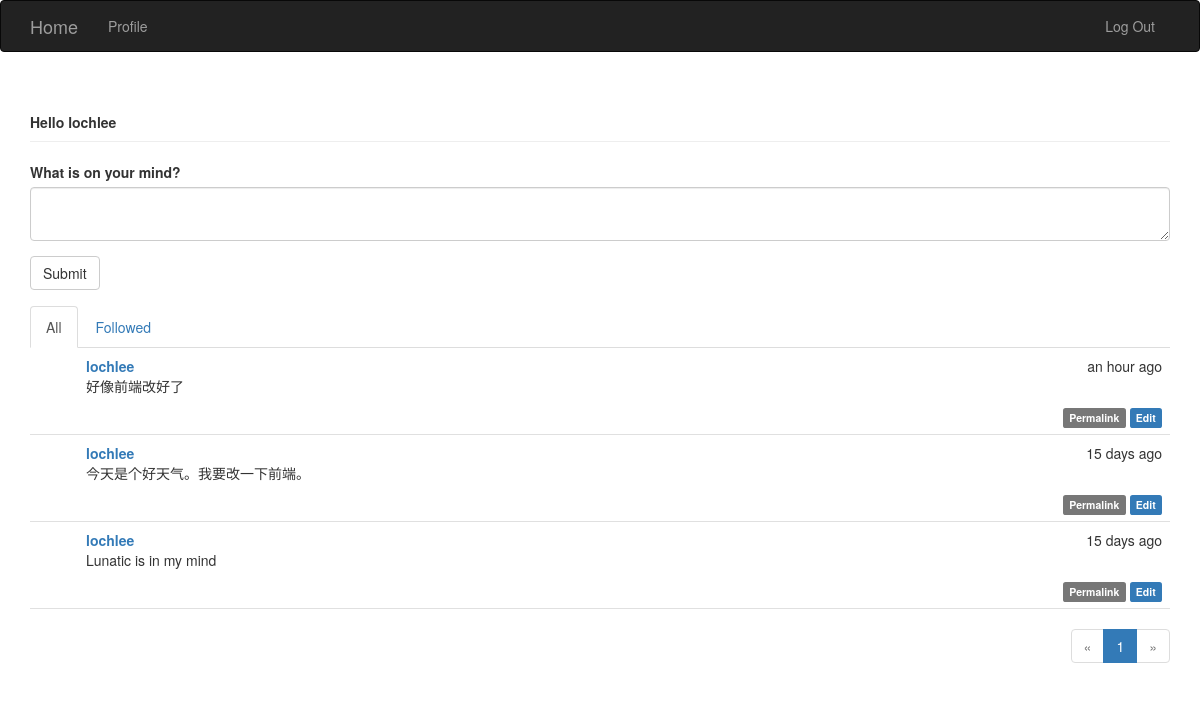
The page / (signed in) on the database its author committed.
### app/models.py (models this page shows, shortened)
class User(db.Model,UserMixin):
	__tablename__='users'
	id=db.Column(db.Integer,primary_key=True)
	email=db.Column(db.String(64),unique=True,index=True)
	username=db.Column(db.String(64),unique=True)
	role_id=db.Column(db.Integer,db.ForeignKey('roles.id'))
	password_hash=db.Column(db.String(128))
	confirmed=db.Column(db.Boolean,default=False)
	name=db.Column(db.String(64))
	location=db.Column(db.String(64))
	about_me=db.Column(db.Text())
	member_since=db.Column(db.DateTime(),default=datetime.utcnow)
	last_seen=db.Column(db.DateTime(),default=datetime.utcnow)
	posts=db.relationship('Post',backref='author',lazy='dynamic')
	followers=db.relationship('Follow',foreign_keys=[Follow.followed_id],backref=db.backref('followed',lazy='joined'),lazy='dynamic',cascade='all,delete-orphan')
	followed=db.relationship('Follow',foreign_keys=[Follow.follower_id],backref=db.backref('follower',lazy='joined'),lazy='dynamic',cascade='all,delete-orphan')
	comments=db.relationship('Comment',backref='author',lazy='dynamic')
	photo=db.relationship('Photo',backref='user')
	def can(self,permissions):
		return self.role is not None and (self.role.permissions&permissions)==permissions
	def ping(self):
		self.last_seen=datetime.utcnow()
		db.session.add(self)
	@property
	def password(self):
		raise AttributeError('password is not a readable attribute')

class Post(db.Model):
	__tablename__='posts'
	id=db.Column(db.Integer,primary_key=True)
	body=db.Column(db.Text)
	timestamp=db.Column(db.DateTime,index=True,default=datetime.utcnow)
	author_id=db.Column(db.Integer,db.ForeignKey('users.id'))
	body_html=db.Column(db.Text)
	comments=db.relationship('Comment',backref='post',lazy='dynamic')

### app/main/views.py (the view)
@main.route('/', methods=['GET', 'POST'])
def index():
    form = PostForm()
    show_followed=False
    if current_user.is_authenticated:
        show_followed=bool(request.cookies.get('show_followed',''))
    if show_followed:
        query=current_user.followed_posts
    else:
        query=Post.query
    page=request.args.get('page',1,type=int)
    pagination=query.order_by(Post.timestamp.desc()).paginate(page,per_page=current_app.config['POSTS_PER_PAGE'],error_out=False)
    posts=pagination.items
    if current_user.can(Permission.WRITE_ARTICLES) and form.validate_on_submit():
        post=Post(body=form.body.data,author=current_user._get_current_object())
        db.session.add(post)
        return redirect(url_for('main.index'))
    return render_template('index.html',form=form,posts=posts,pagination=pagination,show_followed=show_followed)

### app/main/forms.py
class PostForm(FlaskForm):
	body=PageDownField("What is on your mind?",validators=[Required()])
	submit=SubmitField('Submit')

### app/auth/views.py (called while the page is built)
@auth.before_app_request
def before_request():
	if current_user.is_authenticated:
		current_user.ping()
		if not current_user.confirmed and request.endpoint[:5]!='auth.' and request.endpoint!='static':
			return redirect(url_for('auth.unconfirmed'))

### app/main/__init__.py (called while the page is built)
@main.app_context_processor
def inject_permissions():
	return dict(Permission=Permission)

### app/models.py (called while the page is built)
@login_manager.user_loader
def load_user(user_id):
	return User.query.get(int(user_id))

### app/templates/index.html (shortened to what this page needs)
{% extends "base.html" %}
{% import "bootstrap/wtf.html" as wtf %}
{% import "_macros.html" as macro %}
{% block page_content %}
<div class="page-header">
	{% if current_user.is_authenticated %}
		<b>Hello {{current_user.username}}</b>
	{% else %}
		<b>Hello Stranger</b>
	{% endif %}
</div>
<div>
	{% if current_user.can(Permission.WRITE_ARTICLES) %}
	{{ wtf.quick_form(form) }}
	{% endif %}
</div>
<div class="post-tabs">
	<ul class="nav nav-tabs">
		<li {% if not show_followed %} class="active"{% endif %}> <a href="{{url_for('.show_all')}}"> All </a></li>
		{% if current_user.is_authenticated %}
		<li {% if show_followed %} class="active" {% endif %}> <a href="{{url_for('.show_followed')}}">Followed</a></li>
		{% endif %}
	</ul>
	{% include '_posts.html' %}
</div>
{% if pagination %}
<div class="pagination">
	{{macro.pagination_widget(pagination,'.index')}}
</div>
{% endif %}
{% endblock %}

### app/templates/_posts.html (shortened to what this page needs)
<ul class="posts">
    {% for post in posts %}
    <li class="post">
        <div class="post-content">
            <div class="post-date">
                {{moment(post.timestamp).fromNow()}}
            </div>
            <div class="post-author">
                <a href="{{url_for('main.user',username=post.author.username)}}">
				{{post.author.username}}
			</a>
            </div>
            <div class="post-body">
            	{% if post.body_html %}
            		{{post.body_html|safe}}
        		{% else %}
                	{{post.body}}
            	{% endif %}
            </div>
            <div class="post-footer">
            	<a href="{{url_for('.post',id=post.id)}}">
            		<span class="label label-default">Permalink</span>
            	</a>
            	{% if current_user==post.author%}
            	<a href="{{url_for('.edit_post',id=post.id)}}"><span class="label label-primary"> Edit</span></a>
            	{% elif current_user.is_administrator() %}
            	<a href="{{url_for('.edit_post',id=post.id)}}"><span class="label label-danger"> Edit[Admin]</span></a>
            	{% endif %}
            </div>
        </div>
    </li>
    {% endfor %}
</ul>

### app/static/styles.css (style rules this page uses)
div.post-tabs { margin-top: 16px; }
ul.posts { list-style-type: none; padding: 0px; margin: 16px 0px 0px 0px; border-top: 1px solid #e0e0e0; }
div.post-tabs ul.posts { margin: 0px; border-top: none; }
ul.posts li.post { padding: 8px; border-bottom: 1px solid #e0e0e0; }
div.post-date { float: right; }
div.post-author { font-weight: bold; }
div.post-content { margin-left: 48px; min-height: 48px; }
div.post-footer { text-align: right; }
div.pagination { width: 100%; text-align: right; padding: 0px; margin: 0px; }

### rows shown on the page
User: username "lochlee"
Post: timestamp "an hour ago", author.username "lochlee", body_html "好像前端改好了"
Post: timestamp "15 days ago", author.username "lochlee", body_html "今天是个好天气。我要改一下前端。"
Post: timestamp "15 days ago", author.username "lochlee", body_html "Lunatic is in my mind"

### other values the page prints
{{ p }} "1"
